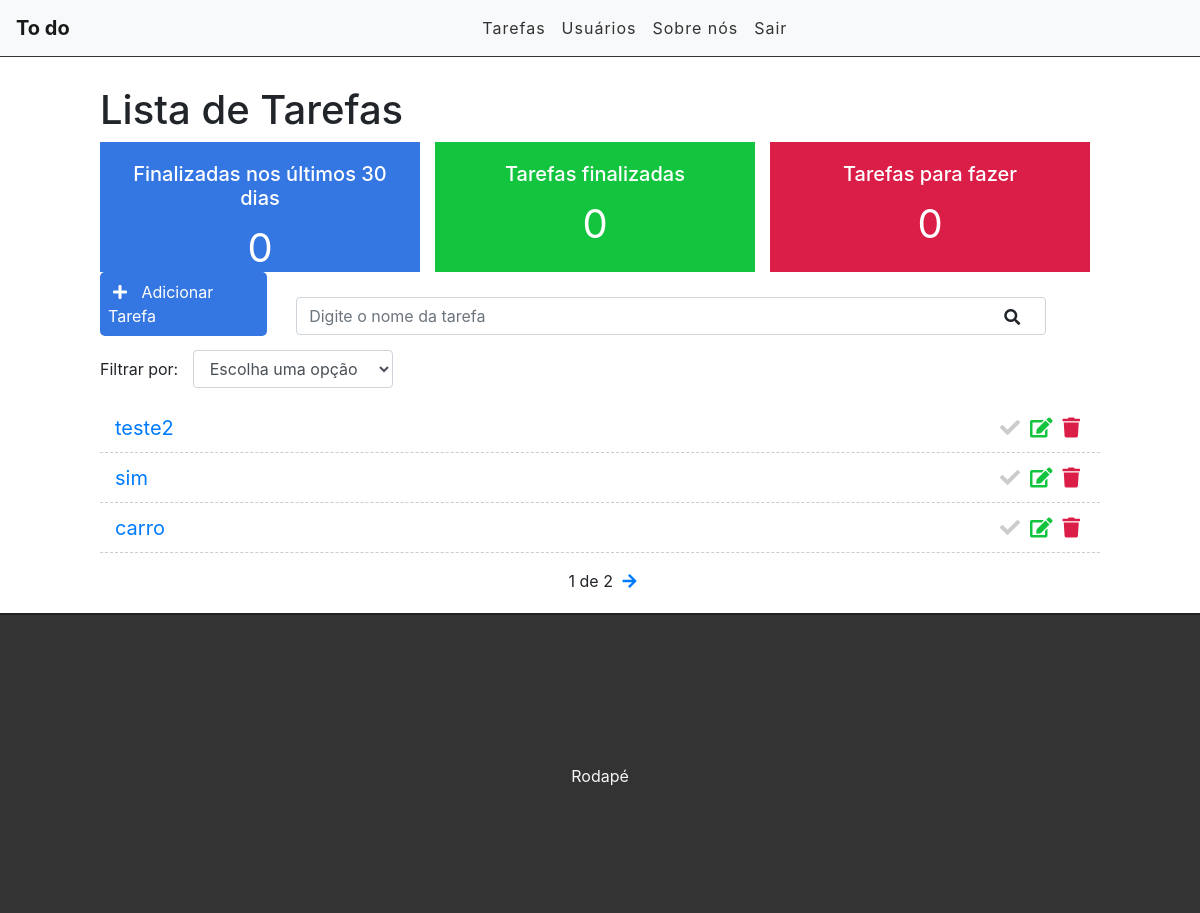
The app's page / (signed in), older data.
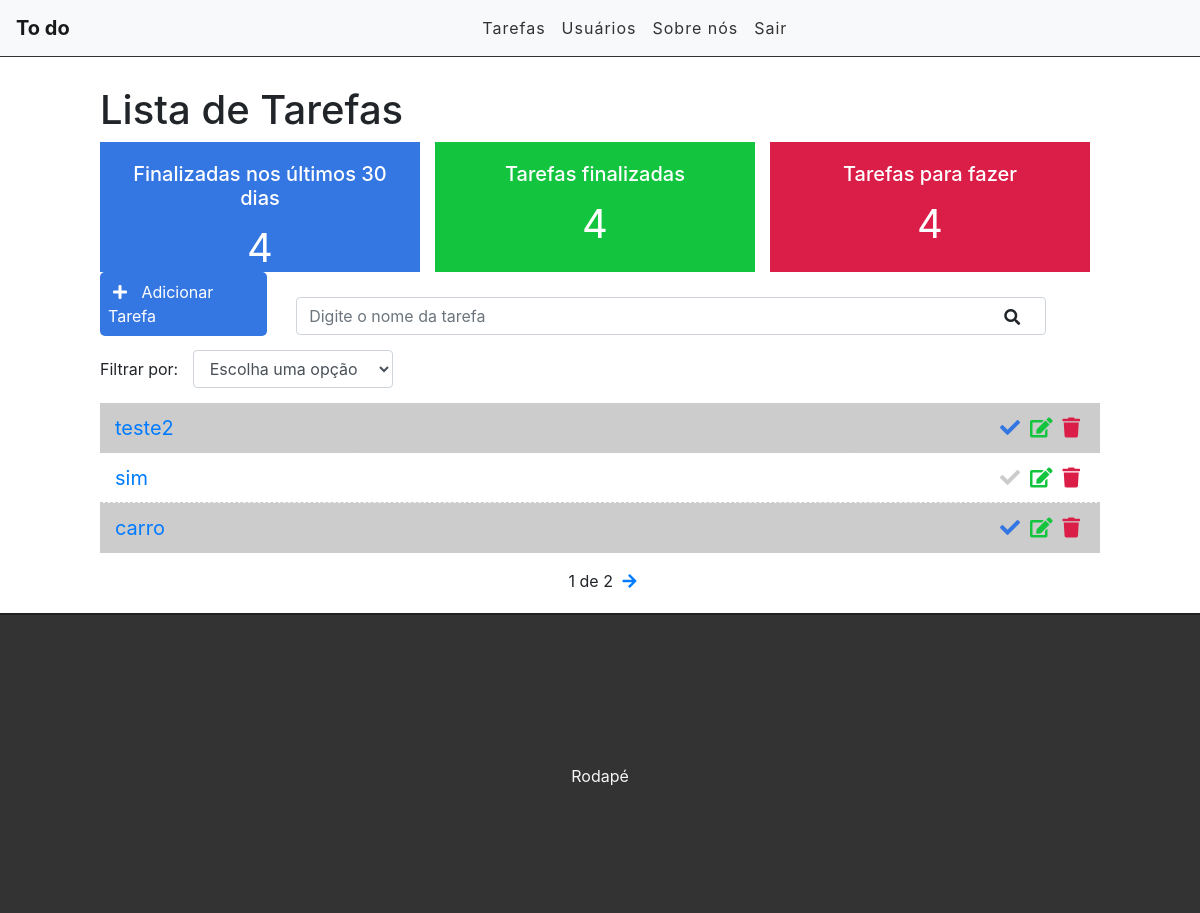
The same page, newer data.
### tasks/models.py (models this page shows, shortened)
class Task(models.Model):
    STATUS = (
        ('doing', 'Doing'),
        ('done', 'Done'),
    )
    title = models.CharField(max_length=255)
    description = models.TextField()
    done = models.CharField(
        max_length=5,
        choices=STATUS,
    )
    user = models.ForeignKey(get_user_model(), on_delete=models.CASCADE)
    created_at = models.DateTimeField(auto_now_add=True)
    updated_at = models.DateTimeField(auto_now=True)

### tasks/views.py (the view)
# urls.py: path('', views.taskList, name='task-list'),
@login_required
def taskList(request):
    search = request.GET.get('search')
    filter = request.GET.get('filter')
    tasksDoneRecently = Task.objects.filter(done='done', updated_at__gt=datetime.datetime.now()-datetime.timedelta(days=30)).count()
    tasksDone = Task.objects.filter(done='done', user=request.user).count()
    tasksDoing = Task.objects.filter(done='done', user=request.user).count()
    if search:
        tasks = Task.objects.filter(title__icontains=search, user=request.user)
    elif filter:
       tasks = Task.objects.filter(done=filter, user=request.user)
    else:
        tasks_list = Task.objects.all().order_by('-created_at').filter(user=request.user)
        paginator = Paginator(tasks_list, 3)
        page = request.GET.get('page')
        tasks = paginator.get_page(page)
    return render(request, 'tasks/list.html',
        {'tasks': tasks, 'tasksrecently': tasksDoneRecently, 'tasksdone': tasksDone, 'tasksdoing': tasksDoing})

### tasks/templates/tasks/list.html (shortened to what this page needs)
{% extends 'base.html' %}
{% block content %}
<div class="offset-1 col-10 list-div">
    <h1>Lista de Tarefas</h1>
    <div class="container dashboard">
        <div class="col-4 dashboard-box" id="dasboard-lastdays">
            <h4>Finalizadas nos últimos 30 dias</h4>
            <span>{{ tasksrecently }}</span>
        </div>
        <div class="col-4 dashboard-box" id="dasboard-done">
            <h4>Tarefas finalizadas</h4>
            <span>{{ tasksdone }}</span>
        </div>
        <div class="col-4 dashboard-box" id="dasboard-doing">
            <h4>Tarefas para fazer</h4>
            <span>{{ tasksdoing }}</span>
        </div>
    </div>
    <a id="add-link" href="newtask/">
        <div class="col-2 add-div">
            <i class="fas fa-plus"></i> Adicionar Tarefa
        </div>
    </a>
    <div class="col-9 search-div">
        <form method="GET" id="search-form">
            <input class="form-control" type="text" id="search" name="search" placeholder="Digite o nome da tarefa" value="{{ request.GET.search}}">
            <i class="fas fa-search" id="search-btn"></i>
        </form>
    </div>
    <div class="col-12 filter-div">
        <span>Filtrar por:</span>
        <select name="filter" id="filter" class="form-control">
            <option value="">Escolha uma opção</option>
        </select>
    </div>
    <ul class="task-list">
    {% for task in tasks%}
    {% if task.done == 'doing' %}
            <li class="task-item">
        {% else %}
            <li class="task-item done">
        {% endif %}
            <span><a href="/task/{{task.id}}">{{task.title}}</a></span>
            <a href="delete/{{task.id}}" class="delete-btn"><span><i class="fas fa-trash"></i></span></a>
            <a href="edit/{{task.id}}"><span><i class="fas fa-edit"></i></span></a>
            <a href="changestatus/{{task.id}}"><span><i class="fas fa-check"></i></span></a>
        </li>
        {% endfor %}
    </ul>
    <div class="pagination">
        <span class="step-links">
            {% if tasks.paginator.num_pages %}
            <span class="current">
                {{ tasks.number }} de {{ tasks.paginator.num_pages }}
            </span>
            {% endif %}
            {% if tasks.has_next %}
                <a href="?page={{ tasks.next_page_number }}"><i class="fas fa-arrow-right"></i></a>
            {% endif %}
    </div>
</div>
{% endblock %}

### tasks/templates/base.html (shortened to what this page needs)
{% load static %}
<!DOCTYPE html>
<html>
<head>
    <link rel="stylesheet" href="https://stackpath.bootstrapcdn.com/bootstrap/4.5.2/css/bootstrap.min.css"
>
        <link rel="stylesheet" href="https://pro.fontawesome.com/releases/v5.10.0/css/all.css"/>
    <link rel="stylesheet" href="{% static 'css/styles.css' %}">
</head>
<body>
    <div class="container-fluid">
        <nav class="navbar navbar-expand-lg navbar-light bg-light">
            <a class="navbar-brand" href="/">To do</a>
            <div class="collapse navbar-collapse" id="navbarSupportedContent">
                <ul class="navbar-nav mr-auto">
                    {% if user.is_authenticated %}
                    <li class="nav-item">
                        <a class="nav-link" href="#">Tarefas</a>
                    </li>
                    <li class="nav-item">
                        <a class="nav-link" href="#">Usuários</a>
                    </li>
                    {% else %}
                    <li class="nav-item">
                        <a class="nav-link" href="/accounts/login">Entrar</a>
                    </li>
                    {% endif %}
                    <li class="nav-item">
                        <a class="nav-link" href="#">Sobre nós</a>
                    </li>
                    {% if user.is_authenticated %}
                    <li class="nav-item">
                        <a class="nav-link" href="/accounts/logout">Sair</a>
                    </li>
                    {% endif %}
                </ul>
            </div>
        </nav>
        {% block content %}{% endblock %}
        <footer>
            <p>Rodapé</p>
        </footer>
    </div>
</body>
</html>

### tasks/static/css/styles.css (style rules this page uses)
.container-fluid { padding: 0; }
.navbar { border-bottom: 1px solid #333; margin-bottom: 29px; }
.navbar-nav { margin: auto; }
.navbar-brand { font-weight: bold; }
.navbar-light .navbar-nav a.nav-link { color: #333; letter-spacing: 1px; }
.dashboard { padding: 0; width: 100%; display: block; }
.dashboard h4 { font-size: 20px; }
.dashboard span { font-size: 40px; display: block; width: 100%; }
.dashboard-box { float: left; background-color: #DFDFDF; color: #FFF; padding: 20px; box-sizing: border-box; height: 130px; width: 32%; text-align: center; }
.dashboard-box:nth-child(2) { margin-left: 1.5%; margin-right: 1.5%; }
#dasboard-lastdays { background-color: #3476e2; }
#dasboard-done { background-color: #13c43f; }
#dasboard-doing { background-color: #db1e47; }
#add-link { text-decoration: none; }
.add-div { background-color: #3476e2; cursor: pointer; display: inline-block; color: #FFF; padding: 8px; border-radius: 5px; margin-right: 25px; }
.fas.fa-plus { color: #FFF; margin-right: 10px; margin-left: 5px; }
.fas.fa-search { position: absolute; top: 12px; right: 26px; cursor: pointer; }
.search-div { padding: 0px; margin-top: 15px; margin-bottom: 15px; display: inline-block; }
.filter-div { margin-bottom: 15px; padding: 0; }
#filter { display: inline-block; width: 200px; margin-left: 10px; }
.list-div { padding: 0; }
.task-list { padding-left: 0; }
.task-item { list-style: none; font-size: 20px; height: 50px; padding: 0 15px; padding-top: 10px; border-bottom: 1px dashed #ccc; }
.task-item.done { background-color: #CCC; }
.fas.fa-trash, .fas.fa-edit, .fas.fa-check { cursor: pointer; margin: 5px; font-size: 20px; float: right; }
.fas.fa-trash { color: #db1e47; }
.fas.fa-edit { color: #13c43f; }
.fas.fa-check { color: #CCC; }
.done .fas.fa-check { color: #3476e2; }
footer { background-color: #333; height: 300px; border-top: 2px solid #202020; }
footer p { color: #f5f5f5; text-align: center; top: 50%; position: relative; }
.pagination { margin-bottom: 20px; }
.step-links { position: relative; margin-left: auto; margin-right: auto; }
.step-links .current { margin-left: 5px; margin-right: 5px; }

Row changes from the older to the newer data that the page shows:
changed Task "teste2": done "doing" → "done" (drawn)
changed Task "carro": done "doing" → "done" (drawn)
Text that changed along with them:
{{ tasksrecently }}: "0" → "4"
{{ tasksdone }}: "0" → "4"
{{ tasksdoing }}: "0" → "4"
